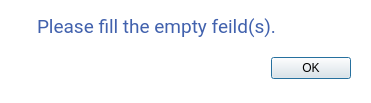
<?xml version="1.0" encoding="UTF-8"?>
<ui version="4.0">
 <class>Dialog</class>
 <widget class="QDialog" name="Dialog">
  <property name="geometry">
   <rect>
    <x>0</x>
    <y>0</y>
    <width>371</width>
    <height>103</height>
   </rect>
  </property>
  <property name="windowTitle">
   <string>Dialog</string>
  </property>
  <property name="styleSheet">
   <string notr="true">background-color: rgb(255, 255, 255);</string>
  </property>
  <layout class="QGridLayout" name="gridLayout">
   <property name="leftMargin">
    <number>15</number>
   </property>
   <property name="topMargin">
    <number>15</number>
   </property>
   <item row="1" column="1">
    <widget class="QFrame" name="frame">
     <property name="styleSheet">
      <string notr="true">background:none;</string>
     </property>
     <property name="frameShape">
      <enum>QFrame::NoFrame</enum>
     </property>
     <property name="frameShadow">
      <enum>QFrame::Raised</enum>
     </property>
     <layout class="QHBoxLayout" name="horizontalLayout">
      <item alignment="Qt::AlignRight">
       <widget class="QPushButton" name="ok">
        <property name="text">
         <string>OK</string>
        </property>
       </widget>
      </item>
     </layout>
    </widget>
   </item>
   <item row="0" column="1">
    <widget class="QLabel" name="label">
     <property name="font">
      <font>
       <family>Roboto</family>
       <pointsize>14</pointsize>
       <weight>50</weight>
       <bold>false</bold>
      </font>
     </property>
     <property name="styleSheet">
      <string notr="true">color: rgb(65, 97, 173);
margin-left:5px;</string>
     </property>
     <property name="text">
      <string>Please fill the empty feild(s).</string>
     </property>
    </widget>
   </item>
   <item row="0" column="0">
    <widget class="QLabel" name="label_4">
     <property name="sizePolicy">
      <sizepolicy hsizetype="Fixed" vsizetype="Fixed">
       <horstretch>0</horstretch>
       <verstretch>0</verstretch>
      </sizepolicy>
     </property>
     <property name="text">
      <string/>
     </property>
     <property name="pixmap">
      <pixmap>:/newPrefix/images/i.png</pixmap>
     </property>
    </widget>
   </item>
  </layout>
 </widget>
 <resources>
  <include location="nx.qrc"/>
 </resources>
 <connections/>
</ui>
